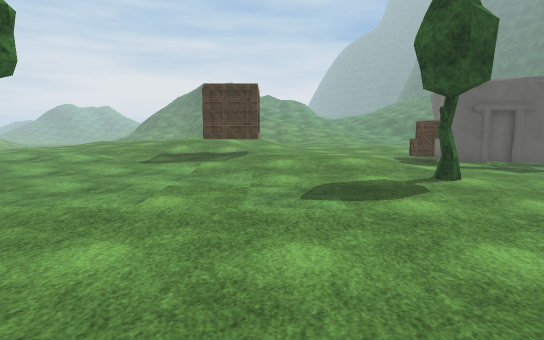
view 1 (above)

24 first-person views from a walk through a 3-D level made in the Unity game engine. The camera is 1.5 m above the floor, tilts 6° down and sees 80° across. The floor is counted in squares, 1 m on a side. Each view is taken from the middle of a square. On the plan, view 1 faces up. The plan holds only what a view shows up to about 15 squares ahead; the rest is blank. The place goes on beyond the plan. The player is left out. Surface patterns are stand-ins for the level's own textures.

view 2
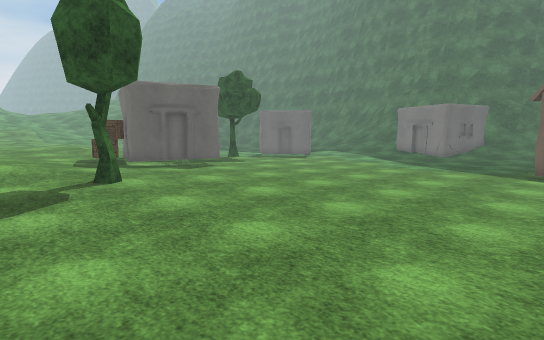

view 3
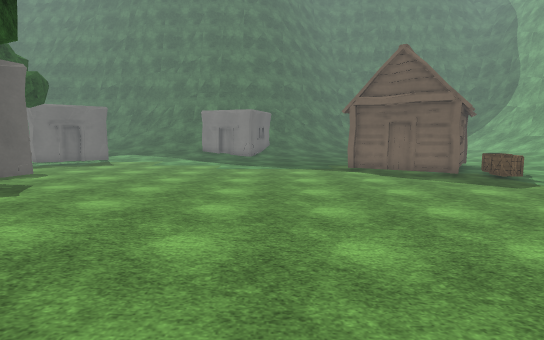

view 4
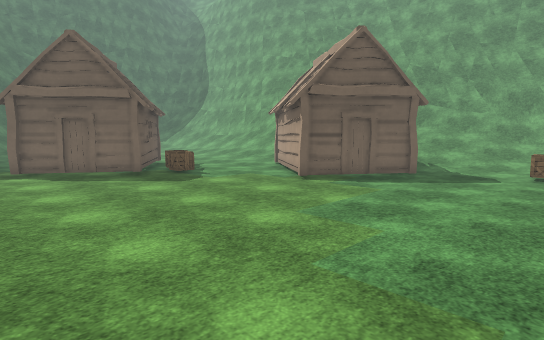

view 5
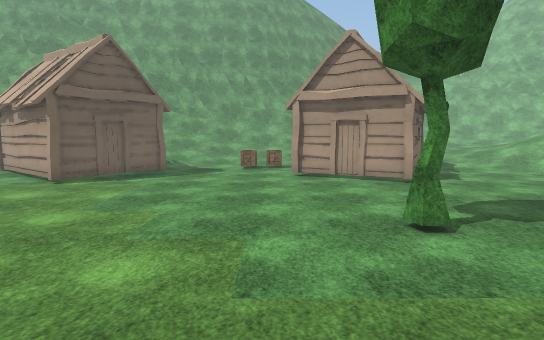

view 6
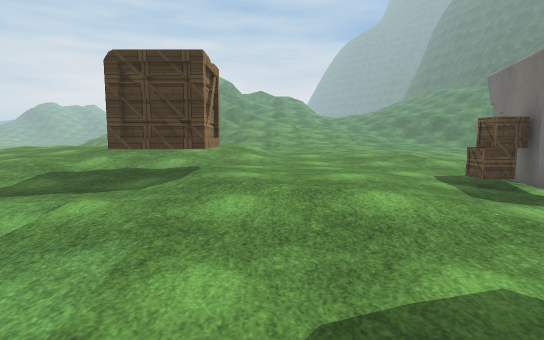

view 7
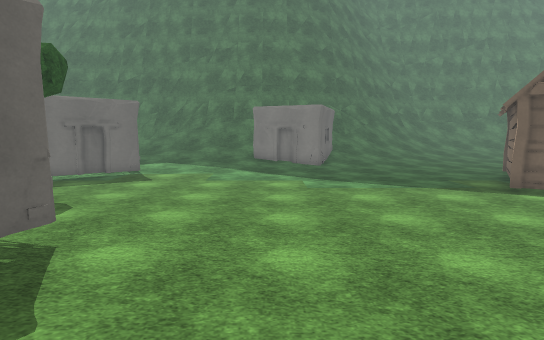

view 8
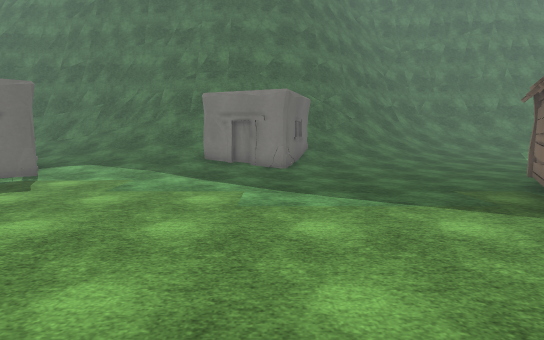

view 9
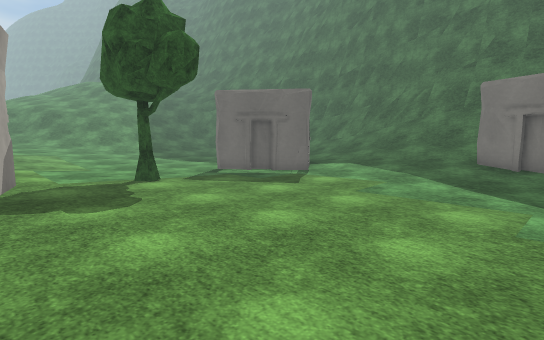

view 10
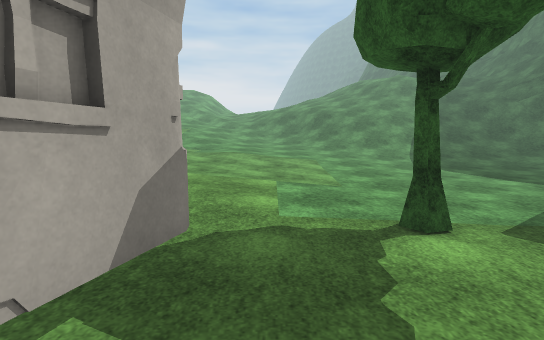

view 11
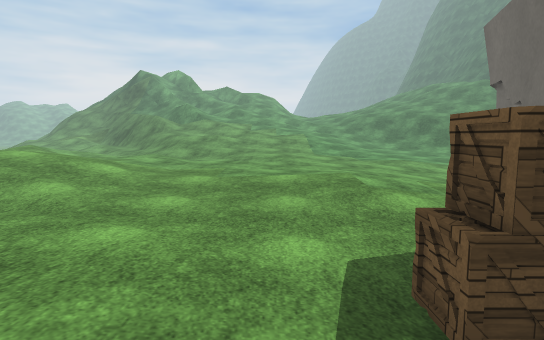

view 12
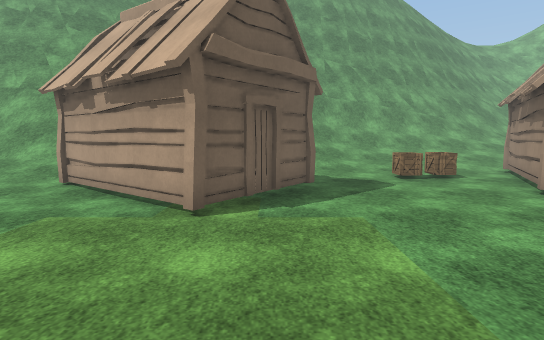

view 13
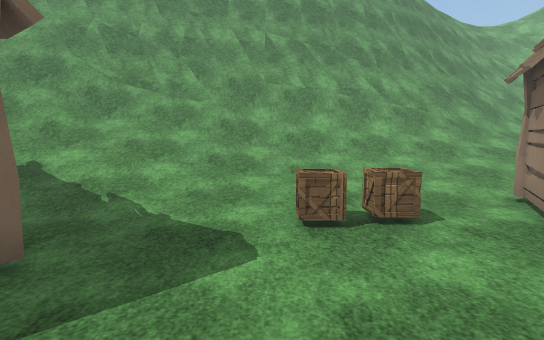

view 14
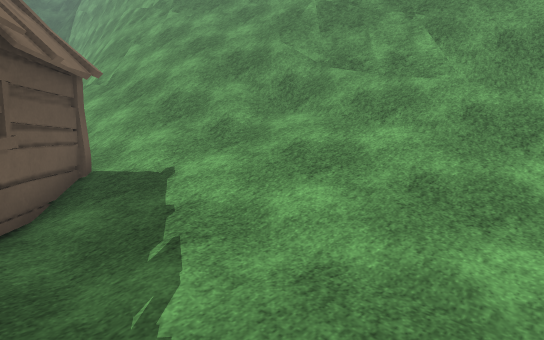

view 15
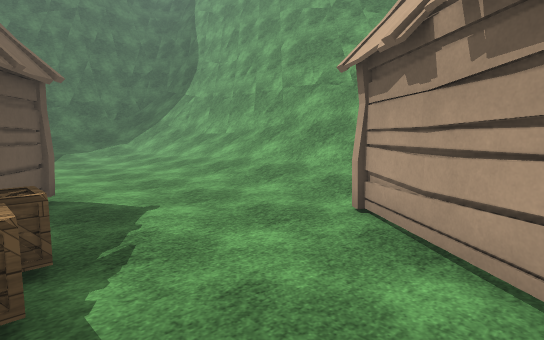

view 16
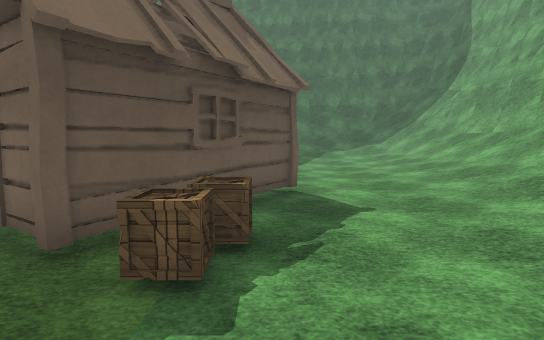

view 17
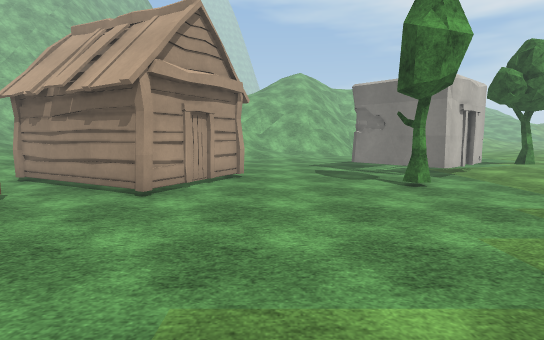

view 18
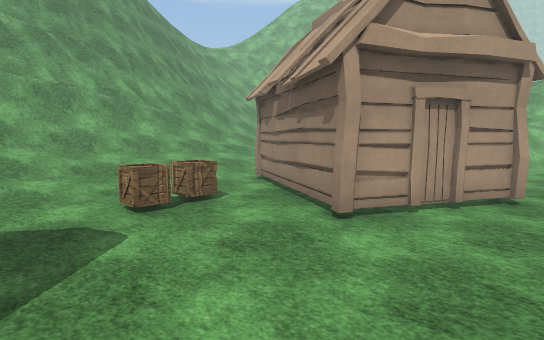

view 19
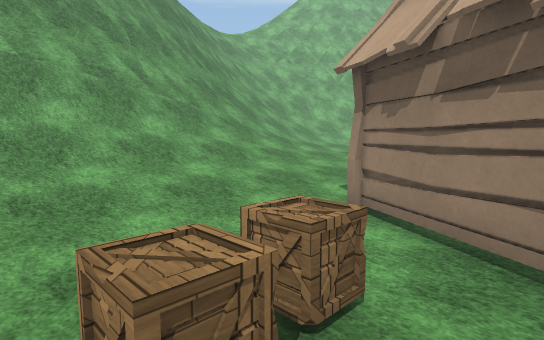

view 20
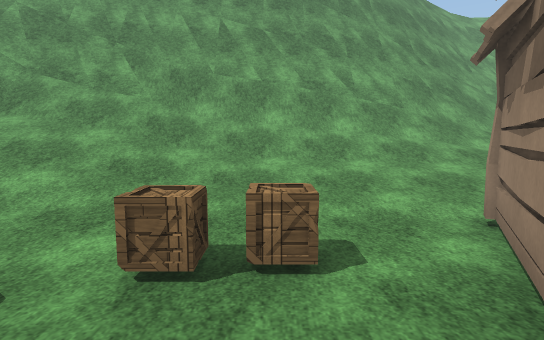

view 21
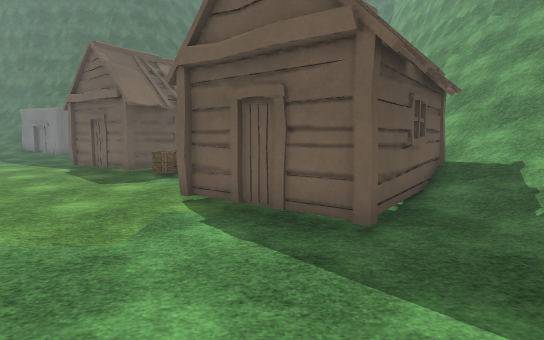

view 22
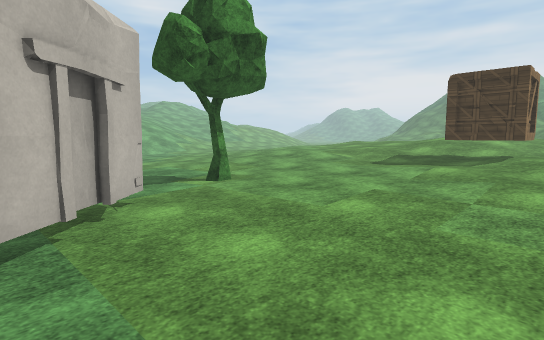

view 23
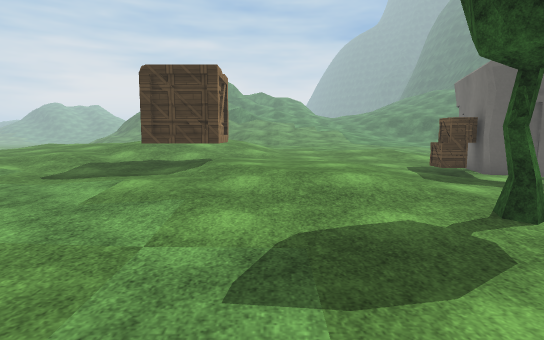

view 24
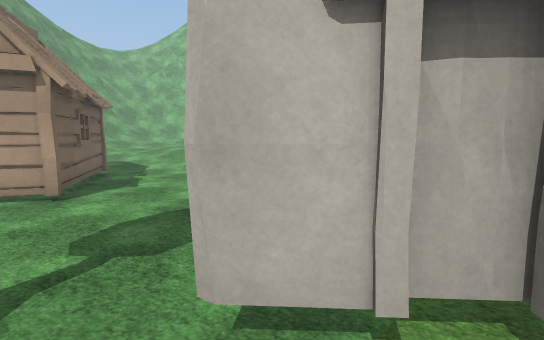

### Floor plan
Key: @ floor where view 1 was taken; # wall or solid block; . main floor; : floor 0.25 m higher than the main floor; + floor 0.5 m higher than the main floor; * floor 0.75 m higher than the main floor; % floor 1 m higher than the main floor; & floor 1.25 m higher than the main floor; $ floor 1.5 m higher than the main floor; / step, stairs or slope; = window, fence, low wall or low ledge; v drop or lower ground; O other object.
Columns run from 8 left of view 1 to 25 right of it. Each row starts with its distance up from view 1.
 27   //  %%%*   %%******+++++:: :::::
 26   $/  %%%%*  ******++++++:::::...:
 25        %%*********++++++:::......
 24        %%*********+++++:::......
 23       $//********+++++:::......
 22       $//********+++++::......
 21       $///*******++++::.......
 20 &&    $///*++****+ ++::......
 19 %&&   //%*+++++*++ ++::.....
 18 %%/&&///**+++++++  +::::....#
 17 *%*/////*+++++++O   :::OO...## O
 16 *%**/  O****++++    O::......# ://
 15 */**/  O****+++O#  #O........O.://
 14 *++++OOO****++OO#  O...........://
 13 +++++++/****++++####..........:://
 12 ++++++++/***+++++::O..........:://
 11 +++++++++/++++++:::...........:://
 10 ++++++++++++++++:::...........::+#
  9 :++++++++++++O+:::............::##
  8 ::::+++::::::::::.............::#
  7 :O::::::::::::::...............:#
  6 .:::::::::::::.................:#O
  5 ..::::::::.....................:+/
  4  .O............................::/
  3    #............................:+
  2    ##...........................::
  1    ##O..................OO.......:
  0   ###.O.@..............OO O......:
 -1   #O..O................O.  OO.....
 -2  .....................O..   OO....
 -3  ......................OO   O ....
 -4  ....................OOOOO OO   ..
 -5 ......................O...OO
 -6 ....O...........OO.........O.....
 -7 ....OOO.........OOO...............
 -8 ...OO..OO......O. OO..............
 -9 ...O   OO.....OO.  .OO....:::::...
-10 ..OO  .O......OO    OO:://///////:
-11 .OO   OO.OO.....OO  O ////////////
-12 ..OOO.O..OO...../OOO   ///////////
-13     OO.......:////OO   ///////////
-14     ......::////////////////====//
-15    //////:///////////////////###//
-16  +////////////////////////==#  ###
-17 ///////////////////////////##   ##
-18 //////////////////////////=#
-19 //////////////////////////
-20 //////////////==##==//////
-21 ///////////////v####////
-22 /////=############    #
-23 /////############

Positions as (right, up) in squares from view 1, and headings:
1: (0, 0), facing up
2: (2, 0), facing up-right
3: (1, 5), facing right
4: (1, 3), facing down-right
5: (1, 5), facing down
6: (1, 6), facing up
7: (6, 9), facing right
8: (10, 7), facing right
9: (11, 7), facing up-right
10: (13, 12), facing up
11: (5, 12), facing up
12: (7, 0), facing down
13: (3, -6), facing down
14: (3, -11), facing down-right
15: (10, -4), facing down-right
16: (10, -5), facing right
17: (8, -5), facing left
18: (5, -5), facing down-left
19: (3, -10), facing down-left
20: (1, -8), facing down
21: (1, -8), facing right
22: (1, 1), facing up-left
23: (1, 4), facing up
24: (-2, 3), facing down-left
